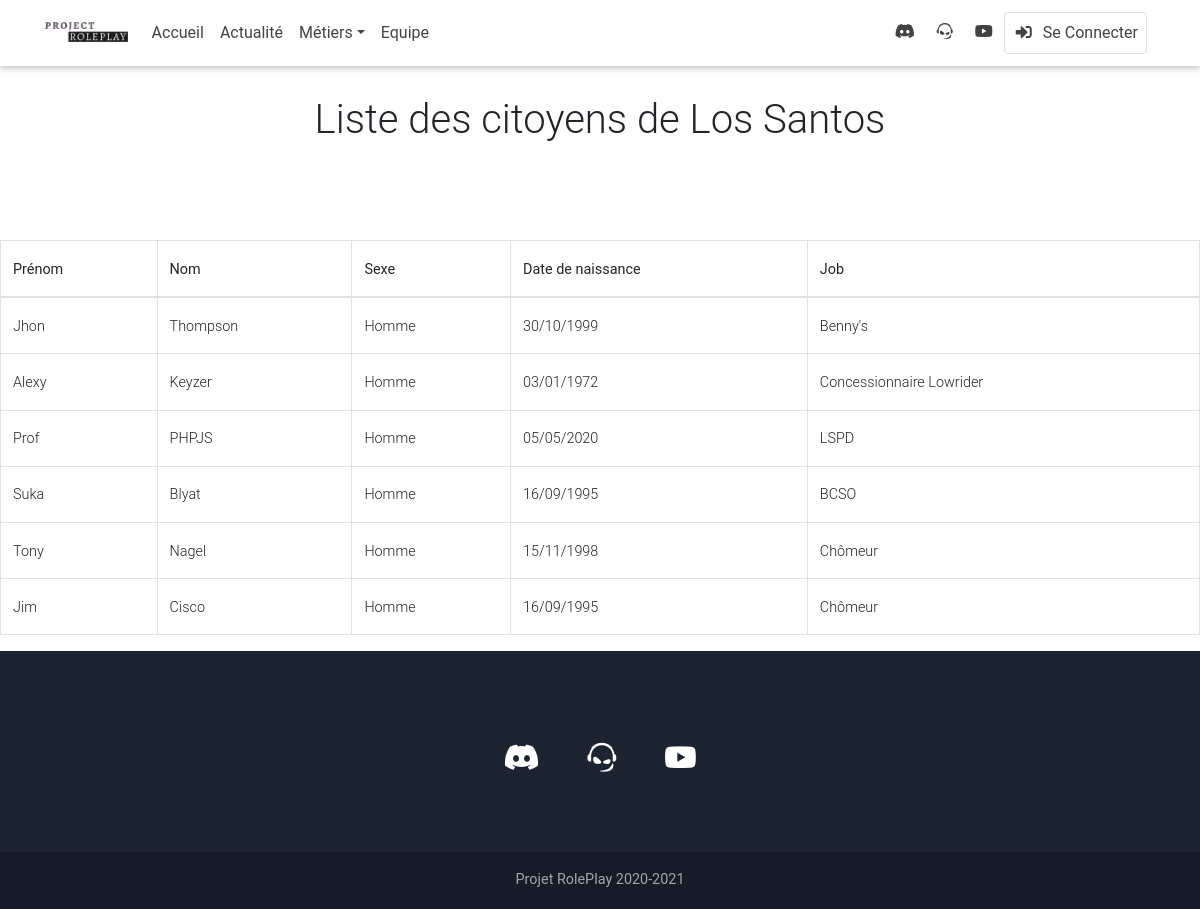
The app's page /?page=gouv with its own data.
### tables this page shows
CREATE TABLE `users` (
  `identifier` varchar(50) NOT NULL,
  `license` varchar(50) DEFAULT NULL,
  `money` int(11) DEFAULT NULL,
  `name` varchar(50) DEFAULT '',
  `skin` longtext DEFAULT NULL,
  `job` varchar(50) DEFAULT 'unemployed',
  `job2` varchar(50) DEFAULT 'unemployed2',
  `job_grade` int(11) DEFAULT 0,
  `job2_grade` int(11) DEFAULT 0,
  `loadout` longtext DEFAULT NULL,
  `position` varchar(255) DEFAULT NULL,
  `bank` int(11) DEFAULT NULL,
  `permission_level` int(11) DEFAULT NULL,
  `group` varchar(50) DEFAULT NULL,
  `firstname` varchar(50) DEFAULT '',
  `lastname` varchar(50) DEFAULT '',
  `dateofbirth` varchar(25) DEFAULT '',
  `sex` varchar(10) DEFAULT '',
  `height` varchar(5) DEFAULT '',
  `isDead` tinyint(1) DEFAULT 0,
  `phone_number` varchar(10) DEFAULT NULL,
  `status` longtext DEFAULT NULL,
  `last_property` varchar(255) DEFAULT NULL,
  `tattoos` longtext DEFAULT NULL,
  `pet` varchar(50) DEFAULT NULL,
  `nbr_Up` int(11) DEFAULT 0
);

CREATE TABLE `jobs` (
  `name` varchar(50) NOT NULL,
  `label` varchar(50) DEFAULT NULL,
  `whitelisted` tinyint(1) NOT NULL DEFAULT 0
);

### includes/class/civil.class.php (the view)
<?php
    class Civil {
        private $firstname;
        private $lastname;
        private $naissance;
        private $sex;
        private $job;
        public function __construct($data)
        {
            $this->firstname = $data['firstname'];
            $this->lastname = $data['lastname'];
            $this->sex = $data['sex'];
            $this->naissance = $data['dateofbirth'];
            $this->job = $data['label'];
        }
        public function getFirstname()
        {
            return $this->firstname;
        }
        public function getLastname()
        {
            return $this->lastname;
        }
        public function getSex()
        {
            if ($this->sex == 'm') {
                $sexe = 'Homme';
            }
            else if ($this->sex == 'f') {
                $sexe = 'Femme';
            }
            return $sexe;
        }
        public function getNaissance()
        {
            return $this->naissance;
        }
        public function getJob()
        {
            return $this->job;
        }
        public function showCivilList(){
            echo'
            <tr>
                <td>'.$this->getFirstname().'</td>
                <td>'.$this->getLastname().'</td>
                <td>'.$this->getSex().'</td>
                <td>'.$this->getNaissance().'</td>
                <td>'.$this->getJob().'</td>
            </tr>
            ';
        }
    }

### pages/gouv.php
<h1 class="my-5 py-5 d-flex justify-content-center">Liste des citoyens de Los Santos</h1>
<?php
    require './includes/class/civil.class.php';
    $request = "SELECT * FROM users, jobs WHERE users.job=jobs.name";
    $query = $bdd->query($request);
?>
<table class="table table-bordered">
    <thead>
    <tr>
        <th>Prénom</th>
        <th>Nom</th>
		<th>Sexe</th>
        <th>Date de naissance</th>
        <th>Job</th>
    </tr>
    </thead>
    <tbody id="myTable">
        <?php
            while ($data = $query->fetch()) {
                $classGarage = new Civil($data);
                $classGarage->showCivilList();
            }
        ?>
    </tbody>
</table>

### records on screen
users: firstname "Jhon", lastname "Thompson", sex "Homme", dateofbirth "30/10/1999", jobs.label "Benny's"
users: firstname "Alexy", lastname "Keyzer", sex "Homme", dateofbirth "03/01/1972", jobs.label "Concessionnaire Lowrider"
users: firstname "Prof", lastname "PHPJS", sex "Homme", dateofbirth "05/05/2020", jobs.label "LSPD"
users: firstname "Suka", lastname "Blyat", sex "Homme", dateofbirth "16/09/1995", jobs.label "BCSO"
users: firstname "Tony", lastname "Nagel", sex "Homme", dateofbirth "15/11/1998", jobs.label "Chômeur"
users: firstname "Jim", lastname "Cisco", sex "Homme", dateofbirth "16/09/1995", jobs.label "Chômeur"
